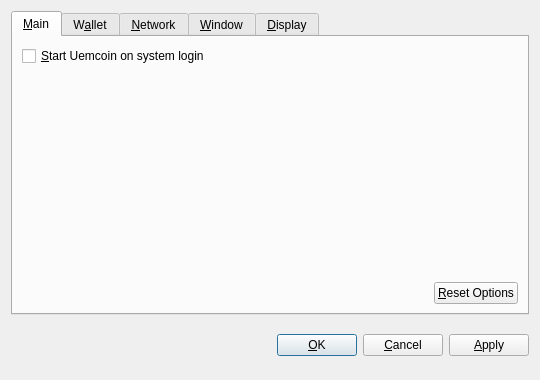
<?xml version="1.0" encoding="UTF-8"?>
<ui version="4.0">
 <class>OptionsDialog</class>
 <widget class="QDialog" name="OptionsDialog">
  <property name="geometry">
   <rect>
    <x>0</x>
    <y>0</y>
    <width>540</width>
    <height>380</height>
   </rect>
  </property>
  <property name="windowTitle">
   <string>Options</string>
  </property>
  <property name="modal">
   <bool>true</bool>
  </property>
  <layout class="QVBoxLayout" name="verticalLayout">
   <item>
    <widget class="QTabWidget" name="tabWidget">
     <property name="tabPosition">
      <enum>QTabWidget::North</enum>
     </property>
     <property name="currentIndex">
      <number>0</number>
     </property>
     <widget class="QWidget" name="tabMain">
      <attribute name="title">
       <string>&amp;Main</string>
      </attribute>
      <layout class="QVBoxLayout" name="verticalLayout_Main">
       <item>
        <widget class="QCheckBox" name="bitcoinAtStartup">
         <property name="toolTip">
          <string>Automatically start Uemcoin after logging in to the system.</string>
         </property>
         <property name="text">
          <string>&amp;Start Uemcoin on system login</string>
         </property>
        </widget>
       </item>
       <item>
        <spacer name="verticalSpacer_Main">
         <property name="orientation">
          <enum>Qt::Vertical</enum>
         </property>
         <property name="sizeHint" stdset="0">
          <size>
           <width>20</width>
           <height>40</height>
          </size>
         </property>
        </spacer>
       </item>
       <item>
        <layout class="QHBoxLayout" name="horizontalLayout_2_Main">
         <item>
          <spacer name="horizontalSpacer_2_Main">
           <property name="orientation">
            <enum>Qt::Horizontal</enum>
           </property>
           <property name="sizeHint" stdset="0">
            <size>
             <width>40</width>
             <height>20</height>
            </size>
           </property>
          </spacer>
         </item>
         <item>
          <widget class="QPushButton" name="resetButton">
           <property name="toolTip">
            <string>Reset all client options to default.</string>
           </property>
           <property name="text">
            <string>&amp;Reset Options</string>
           </property>
           <property name="autoDefault">
            <bool>false</bool>
           </property>
          </widget>
         </item>
        </layout>
       </item>
      </layout>
     </widget>
     <widget class="QWidget" name="tabWallet">
      <attribute name="title">
       <string>W&amp;allet</string>
      </attribute>
      <layout class="QVBoxLayout" name="verticalLayout_Network">
       <item>
        <widget class="QLabel" name="transactionFeeInfoLabel">
         <property name="text">
          <string>Optional transaction fee per kB that helps make sure your transactions are processed quickly. Most transactions are 1 kB.</string>
         </property>
         <property name="textFormat">
          <enum>Qt::PlainText</enum>
         </property>
         <property name="wordWrap">
          <bool>true</bool>
         </property>
        </widget>
       </item>
       <item>
        <layout class="QHBoxLayout" name="horizontalLayout_1_Main">
         <item>
          <widget class="QLabel" name="transactionFeeLabel">
           <property name="text">
            <string>Pay transaction &amp;fee</string>
           </property>
           <property name="textFormat">
            <enum>Qt::PlainText</enum>
           </property>
           <property name="buddy">
            <cstring>transactionFee</cstring>
           </property>
          </widget>
         </item>
         <item>
          <widget class="BitcoinAmountField" name="transactionFee"/>
         </item>
         <item>
          <spacer name="horizontalSpacer_1_Main">
           <property name="orientation">
            <enum>Qt::Horizontal</enum>
           </property>
           <property name="sizeHint" stdset="0">
            <size>
             <width>40</width>
             <height>20</height>
            </size>
           </property>
          </spacer>
         </item>
        </layout>
       </item>
       <item>
        <widget class="QLabel" name="label">
         <property name="text">
          <string>If you disable the spending of unconfirmed change, the change from a transaction cannot be used until that transaction has at least one confirmation. This also affects how your balance is computed.</string>
         </property>
         <property name="wordWrap">
          <bool>true</bool>
         </property>
        </widget>
       </item>
       <item>
        <widget class="QCheckBox" name="spendZeroConfChange">
         <property name="text">
          <string>Spend unconfirmed change  (experts only)</string>
         </property>
        </widget>
       </item>
       <item>
        <spacer name="verticalSpacer">
         <property name="orientation">
          <enum>Qt::Vertical</enum>
         </property>
         <property name="sizeHint" stdset="0">
          <size>
           <width>20</width>
           <height>40</height>
          </size>
         </property>
        </spacer>
       </item>
      </layout>
     </widget>
     <widget class="QWidget" name="tabNetwork">
      <attribute name="title">
       <string>&amp;Network</string>
      </attribute>
      <layout class="QVBoxLayout" name="verticalLayout_Network">
       <item>
        <widget class="QCheckBox" name="mapPortUpnp">
         <property name="toolTip">
          <string>Automatically open the Uemcoin client port on the router. This only works when your router supports UPnP and it is enabled.</string>
         </property>
         <property name="text">
          <string>Map port using &amp;UPnP</string>
         </property>
        </widget>
       </item>
       <item>
        <widget class="QCheckBox" name="connectSocks">
         <property name="toolTip">
          <string>Connect to the Uemcoin network through a SOCKS proxy (e.g. when connecting through Tor).</string>
         </property>
         <property name="text">
          <string>&amp;Connect through SOCKS proxy:</string>
         </property>
        </widget>
       </item>
       <item>
        <layout class="QHBoxLayout" name="horizontalLayout_Network">
         <item>
          <widget class="QLabel" name="proxyIpLabel">
           <property name="text">
            <string>Proxy &amp;IP:</string>
           </property>
           <property name="textFormat">
            <enum>Qt::PlainText</enum>
           </property>
           <property name="buddy">
            <cstring>proxyIp</cstring>
           </property>
          </widget>
         </item>
         <item>
          <widget class="QValidatedLineEdit" name="proxyIp">
           <property name="maximumSize">
            <size>
             <width>140</width>
             <height>16777215</height>
            </size>
           </property>
           <property name="toolTip">
            <string>IP address of the proxy (e.g. 127.0.0.1)</string>
           </property>
          </widget>
         </item>
         <item>
          <widget class="QLabel" name="proxyPortLabel">
           <property name="text">
            <string>&amp;Port:</string>
           </property>
           <property name="textFormat">
            <enum>Qt::PlainText</enum>
           </property>
           <property name="buddy">
            <cstring>proxyPort</cstring>
           </property>
          </widget>
         </item>
         <item>
          <widget class="QLineEdit" name="proxyPort">
           <property name="maximumSize">
            <size>
             <width>55</width>
             <height>16777215</height>
            </size>
           </property>
           <property name="toolTip">
            <string>Port of the proxy (e.g. 9050)</string>
           </property>
          </widget>
         </item>
         <item>
          <widget class="QLabel" name="socksVersionLabel">
           <property name="text">
            <string>SOCKS &amp;Version:</string>
           </property>
           <property name="textFormat">
            <enum>Qt::PlainText</enum>
           </property>
           <property name="buddy">
            <cstring>socksVersion</cstring>
           </property>
          </widget>
         </item>
         <item>
          <widget class="QValueComboBox" name="socksVersion">
           <property name="toolTip">
            <string>SOCKS version of the proxy (e.g. 5)</string>
           </property>
          </widget>
         </item>
         <item>
          <spacer name="horizontalSpacer_Network">
           <property name="orientation">
            <enum>Qt::Horizontal</enum>
           </property>
           <property name="sizeHint" stdset="0">
            <size>
             <width>40</width>
             <height>20</height>
            </size>
           </property>
          </spacer>
         </item>
        </layout>
       </item>
       <item>
        <spacer name="verticalSpacer_Network">
         <property name="orientation">
          <enum>Qt::Vertical</enum>
         </property>
         <property name="sizeHint" stdset="0">
          <size>
           <width>20</width>
           <height>40</height>
          </size>
         </property>
        </spacer>
       </item>
      </layout>
     </widget>
     <widget class="QWidget" name="tabWindow">
      <attribute name="title">
       <string>&amp;Window</string>
      </attribute>
      <layout class="QVBoxLayout" name="verticalLayout_Window">
       <item>
        <widget class="QCheckBox" name="minimizeToTray">
         <property name="toolTip">
          <string>Show only a tray icon after minimizing the window.</string>
         </property>
         <property name="text">
          <string>&amp;Minimize to the tray instead of the taskbar</string>
         </property>
        </widget>
       </item>
       <item>
        <widget class="QCheckBox" name="minimizeOnClose">
         <property name="toolTip">
          <string>Minimize instead of exit the application when the window is closed. When this option is enabled, the application will be closed only after selecting Quit in the menu.</string>
         </property>
         <property name="text">
          <string>M&amp;inimize on close</string>
         </property>
        </widget>
       </item>
       <item>
        <spacer name="verticalSpacer_Window">
         <property name="orientation">
          <enum>Qt::Vertical</enum>
         </property>
         <property name="sizeHint" stdset="0">
          <size>
           <width>20</width>
           <height>40</height>
          </size>
         </property>
        </spacer>
       </item>
      </layout>
     </widget>
     <widget class="QWidget" name="tabDisplay">
      <attribute name="title">
       <string>&amp;Display</string>
      </attribute>
      <layout class="QVBoxLayout" name="verticalLayout_Display">
       <item>
        <layout class="QHBoxLayout" name="horizontalLayout_1_Display">
         <item>
          <widget class="QLabel" name="langLabel">
           <property name="text">
            <string>User Interface &amp;language:</string>
           </property>
           <property name="textFormat">
            <enum>Qt::PlainText</enum>
           </property>
           <property name="buddy">
            <cstring>lang</cstring>
           </property>
          </widget>
         </item>
         <item>
          <widget class="QValueComboBox" name="lang">
           <property name="toolTip">
            <string>The user interface language can be set here. This setting will take effect after restarting Uemcoin.</string>
           </property>
          </widget>
         </item>
        </layout>
       </item>
       <item>
        <layout class="QHBoxLayout" name="horizontalLayout_2_Display">
         <item>
          <widget class="QLabel" name="unitLabel">
           <property name="text">
            <string>&amp;Unit to show amounts in:</string>
           </property>
           <property name="textFormat">
            <enum>Qt::PlainText</enum>
           </property>
           <property name="buddy">
            <cstring>unit</cstring>
           </property>
          </widget>
         </item>
         <item>
          <widget class="QValueComboBox" name="unit">
           <property name="toolTip">
            <string>Choose the default subdivision unit to show in the interface and when sending coins.</string>
           </property>
          </widget>
         </item>
        </layout>
       </item>
       <item>
        <widget class="QCheckBox" name="displayAddresses">
         <property name="toolTip">
          <string>Whether to show Uemcoin addresses in the transaction list or not.</string>
         </property>
         <property name="text">
          <string>&amp;Display addresses in transaction list</string>
         </property>
        </widget>
       </item>
       <item>
        <widget class="QCheckBox" name="coinControlFeatures">
         <property name="toolTip">
          <string>Whether to show coin control features or not.</string>
         </property>
         <property name="text">
          <string>Display coin &amp;control features (experts only!)</string>
         </property>
        </widget>
       </item>
       <item>
        <spacer name="verticalSpacer_Display">
         <property name="orientation">
          <enum>Qt::Vertical</enum>
         </property>
         <property name="sizeHint" stdset="0">
          <size>
           <width>20</width>
           <height>40</height>
          </size>
         </property>
        </spacer>
       </item>
      </layout>
     </widget>
    </widget>
   </item>
   <item>
    <layout class="QHBoxLayout" name="horizontalLayout_Buttons">
     <item>
      <spacer name="horizontalSpacer_1">
       <property name="orientation">
        <enum>Qt::Horizontal</enum>
       </property>
       <property name="sizeHint" stdset="0">
        <size>
         <width>40</width>
         <height>48</height>
        </size>
       </property>
      </spacer>
     </item>
     <item>
      <widget class="QLabel" name="statusLabel">
       <property name="font">
        <font>
         <weight>75</weight>
         <bold>true</bold>
        </font>
       </property>
       <property name="text">
        <string/>
       </property>
       <property name="textFormat">
        <enum>Qt::PlainText</enum>
       </property>
       <property name="wordWrap">
        <bool>true</bool>
       </property>
      </widget>
     </item>
     <item>
      <spacer name="horizontalSpacer_2">
       <property name="orientation">
        <enum>Qt::Horizontal</enum>
       </property>
       <property name="sizeHint" stdset="0">
        <size>
         <width>40</width>
         <height>48</height>
        </size>
       </property>
      </spacer>
     </item>
     <item>
      <widget class="QPushButton" name="okButton">
       <property name="text">
        <string>&amp;OK</string>
       </property>
      </widget>
     </item>
     <item>
      <widget class="QPushButton" name="cancelButton">
       <property name="text">
        <string>&amp;Cancel</string>
       </property>
       <property name="autoDefault">
        <bool>false</bool>
       </property>
      </widget>
     </item>
     <item>
      <widget class="QPushButton" name="applyButton">
       <property name="text">
        <string>&amp;Apply</string>
       </property>
       <property name="autoDefault">
        <bool>false</bool>
       </property>
      </widget>
     </item>
    </layout>
   </item>
  </layout>
 </widget>
 <customwidgets>
  <customwidget>
   <class>BitcoinAmountField</class>
   <extends>QSpinBox</extends>
   <header>bitcoinamountfield.h</header>
  </customwidget>
  <customwidget>
   <class>QValueComboBox</class>
   <extends>QComboBox</extends>
   <header>qvaluecombobox.h</header>
  </customwidget>
  <customwidget>
   <class>QValidatedLineEdit</class>
   <extends>QLineEdit</extends>
   <header>qvalidatedlineedit.h</header>
  </customwidget>
 </customwidgets>
 <resources/>
 <connections/>
</ui>
